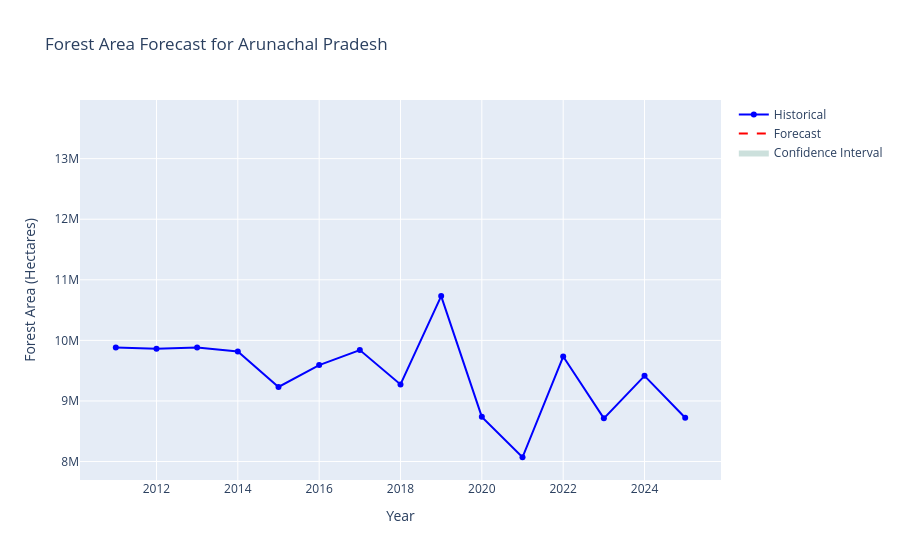
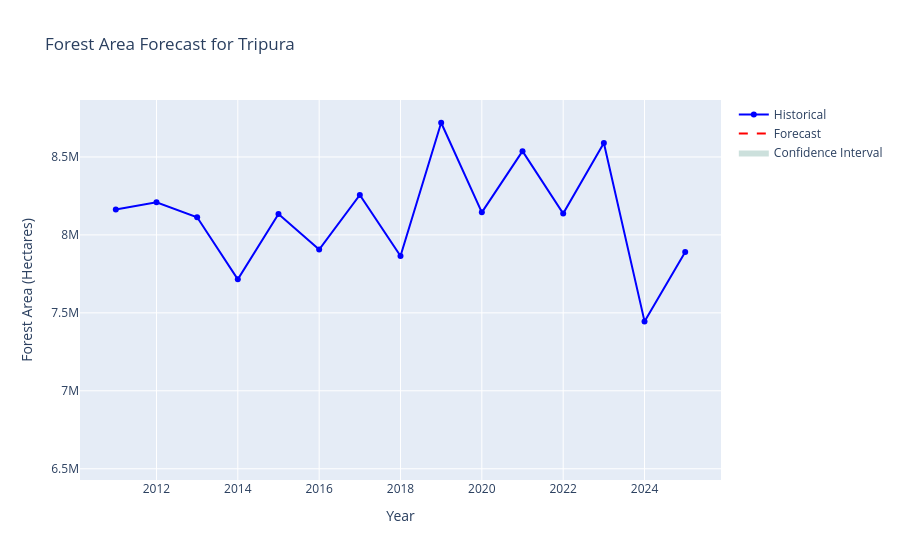
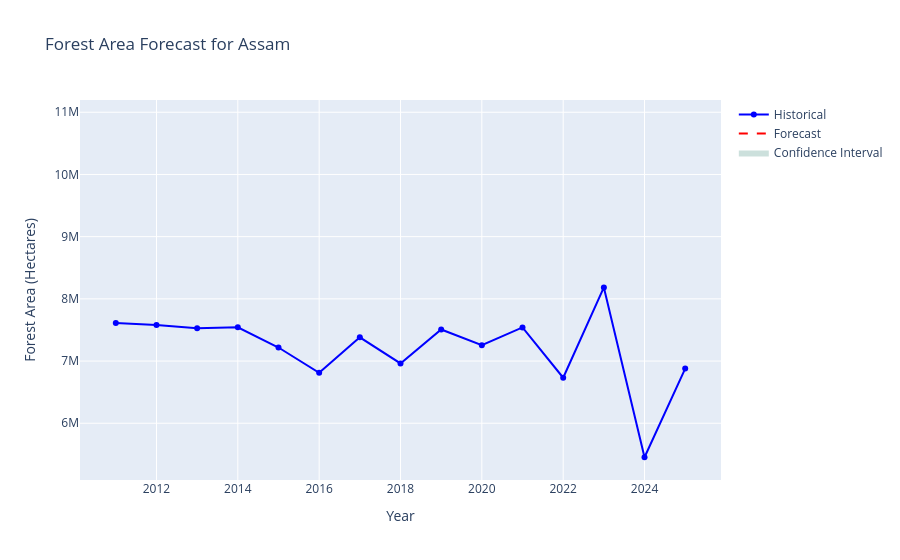
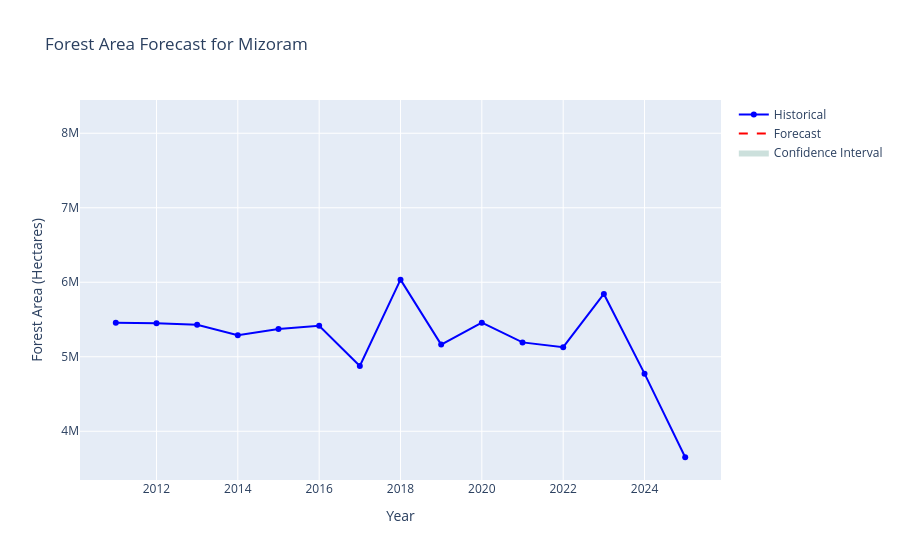

The notebook cell these images were saved under, in order:
### Code cell
# 4.1 Select and forecast for top 5 states by forest area
top_5_states = df.groupby('state')['forest_area_ha'].mean().nlargest(5).index

for state in top_5_states:
    state_data = df[df['state'] == state]
    forecast = forecast_state(state_data, state)
